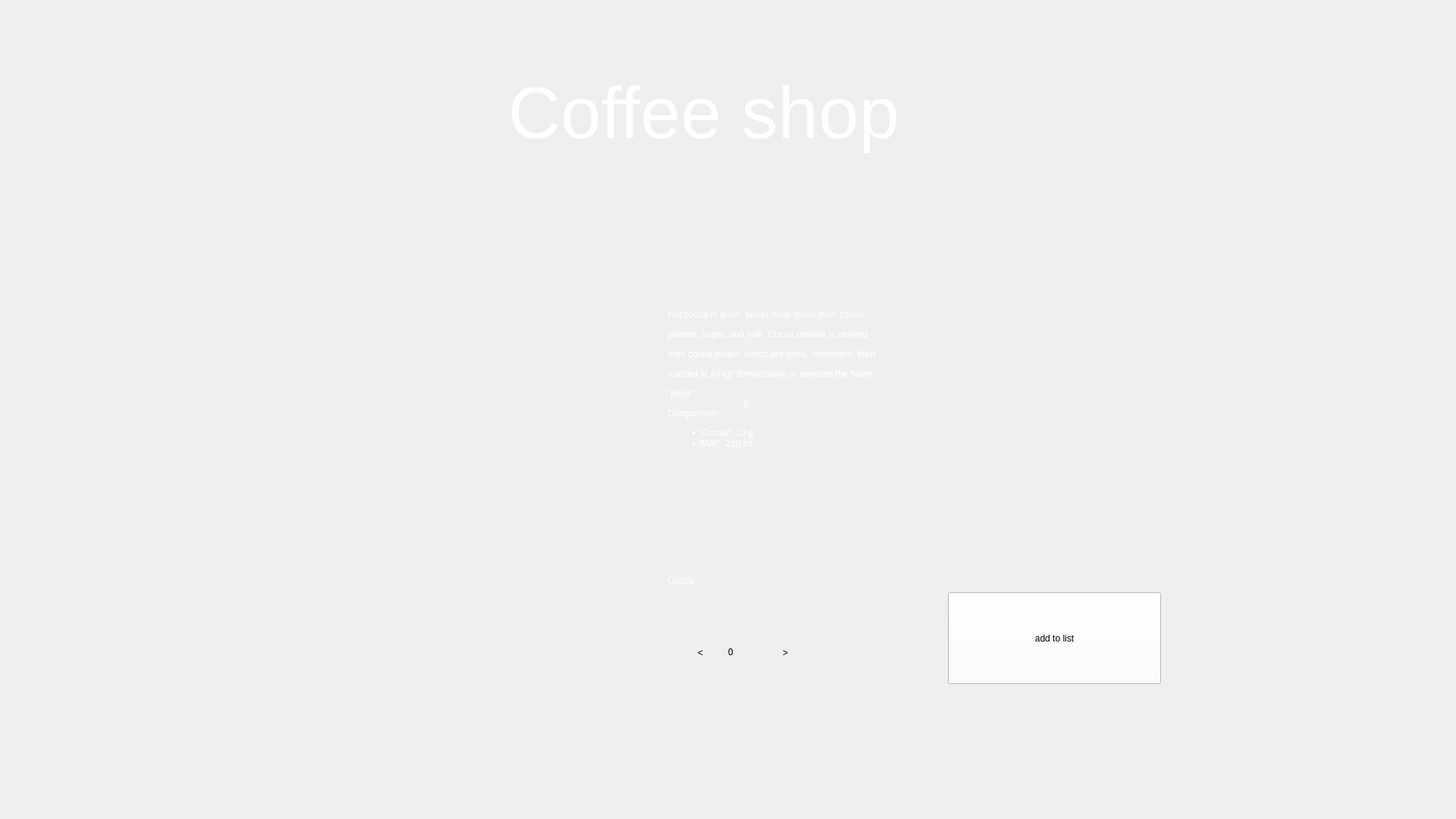
<?xml version="1.0" encoding="UTF-8"?>
<ui version="4.0">
 <class>CocoaForm</class>
 <widget class="QWidget" name="CocoaForm">
  <property name="geometry">
   <rect>
    <x>0</x>
    <y>0</y>
    <width>1920</width>
    <height>1080</height>
   </rect>
  </property>
  <property name="windowTitle">
   <string>Form</string>
  </property>
  <property name="styleSheet">
   <string notr="true"/>
  </property>
  <widget class="QLabel" name="Back">
   <property name="geometry">
    <rect>
     <x>0</x>
     <y>0</y>
     <width>1920</width>
     <height>1080</height>
    </rect>
   </property>
   <property name="styleSheet">
    <string notr="true">background-image: url(':/res/img/backgr.png');

background-repeat: no-repeat;
</string>
   </property>
   <property name="text">
    <string/>
   </property>
  </widget>
  <widget class="QLabel" name="label_2">
   <property name="geometry">
    <rect>
     <x>670</x>
     <y>80</y>
     <width>581</width>
     <height>141</height>
    </rect>
   </property>
   <property name="styleSheet">
    <string notr="true">position: absolute;
font: 700 26pt &quot;Segoe Script&quot;;
width: 328px;
height: 88px;
left: 796px;
top: 79px;
font-style: normal;
font-weight: 400;
font-size: 64px;
line-height: 88px;
color: #FFFFFF;
 border: none; 
outline: none;
background-position: center;
 background-repeat: no-repeat; 
background-color: transparent;</string>
   </property>
   <property name="text">
    <string>&lt;html&gt;&lt;head/&gt;&lt;body&gt;&lt;p&gt;&lt;span style=&quot; font-size:72pt;&quot;&gt;Coffee shop&lt;/span&gt;&lt;/p&gt;&lt;/body&gt;&lt;/html&gt;</string>
   </property>
  </widget>
  <widget class="QPushButton" name="Zerno">
   <property name="geometry">
    <rect>
     <x>89</x>
     <y>79</y>
     <width>130</width>
     <height>130</height>
    </rect>
   </property>
   <property name="styleSheet">
    <string notr="true">background-image: url(':/res/img/24.png');
background-position: center;
 background-repeat: no-repeat; 
background-color: transparent;
 border: none; 
outline: none;</string>
   </property>
   <property name="text">
    <string/>
   </property>
  </widget>
  <widget class="QLabel" name="label">
   <property name="geometry">
    <rect>
     <x>230</x>
     <y>310</y>
     <width>500</width>
     <height>591</height>
    </rect>
   </property>
   <property name="styleSheet">
    <string notr="true">background-image: url(':/res/img/Cocoa2.png');
background-position: center;
 background-repeat: no-repeat; </string>
   </property>
   <property name="text">
    <string/>
   </property>
  </widget>
  <widget class="QLabel" name="label_3">
   <property name="geometry">
    <rect>
     <x>880</x>
     <y>310</y>
     <width>711</width>
     <height>381</height>
    </rect>
   </property>
   <property name="styleSheet">
    <string notr="true">font: 700 18pt &quot;Segoe Script&quot;;
color: #FFFFFF;
</string>
   </property>
   <property name="text">
    <string>&lt;html&gt;&lt;head/&gt;&lt;body&gt;&lt;p&gt;Hot cocoa is a hot, sweet drink made from cocoa&lt;/p&gt;&lt;p&gt;powder, sugar, and milk. Cocoa powder is derived&lt;/p&gt;&lt;p&gt;from cocoa beans, which are dried, fermented, then&lt;/p&gt;&lt;p&gt;roasted at a high temperature to sweeten the flavor.&lt;/p&gt;&lt;p&gt;&amp;quot;price&amp;quot;: &lt;/p&gt;&lt;p&gt;Composition:&lt;/p&gt;&lt;ul style=&quot;margin-top: 0px; margin-bottom: 0px; margin-left: 0px; margin-right: 0px; -qt-list-indent: 1;&quot;&gt;&lt;li style=&quot; margin-top:12px; margin-bottom:0px; margin-left:0px; margin-right:0px; -qt-block-indent:0; text-indent:0px;&quot;&gt;&amp;quot;Cocoa&amp;quot;: 10 g.&lt;/li&gt;&lt;li style=&quot; margin-top:0px; margin-bottom:12px; margin-left:0px; margin-right:0px; -qt-block-indent:0; text-indent:0px;&quot;&gt;&amp;quot;Milk&amp;quot;: 210 ml.&lt;/li&gt;&lt;/ul&gt;&lt;/body&gt;&lt;/html&gt;</string>
   </property>
  </widget>
  <widget class="QPushButton" name="Buttmin">
   <property name="geometry">
    <rect>
     <x>884</x>
     <y>820</y>
     <width>79</width>
     <height>81</height>
    </rect>
   </property>
   <property name="styleSheet">
    <string notr="true">font: 700 18pt &quot;Segoe Script&quot;;
background-image: url(:/res/img/whites.png);

 border: none; 
outline: none;</string>
   </property>
   <property name="text">
    <string>&lt;</string>
   </property>
  </widget>
  <widget class="QPushButton" name="Buttpl">
   <property name="geometry">
    <rect>
     <x>995</x>
     <y>820</y>
     <width>81</width>
     <height>81</height>
    </rect>
   </property>
   <property name="styleSheet">
    <string notr="true">font: 700 18pt &quot;Segoe Script&quot;;
background-image: url(:/res/img/whites.png);

 border: none; 
outline: none;</string>
   </property>
   <property name="text">
    <string>&gt;</string>
   </property>
  </widget>
  <widget class="QLabel" name="numberqwert">
   <property name="geometry">
    <rect>
     <x>960</x>
     <y>820</y>
     <width>91</width>
     <height>81</height>
    </rect>
   </property>
   <property name="statusTip">
    <string/>
   </property>
   <property name="whatsThis">
    <string/>
   </property>
   <property name="layoutDirection">
    <enum>Qt::LeftToRight</enum>
   </property>
   <property name="styleSheet">
    <string notr="true">font: 700 18pt &quot;Segoe Script&quot;;
 border: none; 
outline: none;
background-image: url(:/res/img/whites.png);
text-align: center;</string>
   </property>
   <property name="lineWidth">
    <number>1</number>
   </property>
   <property name="text">
    <string>&lt;html&gt;&lt;head/&gt;&lt;body&gt;&lt;p&gt;0&lt;/p&gt;&lt;/body&gt;&lt;/html&gt;</string>
   </property>
  </widget>
  <widget class="QPushButton" name="pushButton">
   <property name="geometry">
    <rect>
     <x>1250</x>
     <y>781</y>
     <width>281</width>
     <height>121</height>
    </rect>
   </property>
   <property name="styleSheet">
    <string notr="true">font: 700 25pt &quot;Segoe Script&quot;;
background-color: rgb(255, 255, 255);
background-color: rgb(255, 255, 255);</string>
   </property>
   <property name="text">
    <string>add to list</string>
   </property>
  </widget>
  <widget class="QLabel" name="L1">
   <property name="geometry">
    <rect>
     <x>980</x>
     <y>523</y>
     <width>49</width>
     <height>20</height>
    </rect>
   </property>
   <property name="styleSheet">
    <string notr="true">font: 700 18pt &quot;Segoe Script&quot;;
color: #FFFFFF;</string>
   </property>
   <property name="text">
    <string>0</string>
   </property>
  </widget>
  <widget class="QLabel" name="Lab1">
   <property name="geometry">
    <rect>
     <x>880</x>
     <y>730</y>
     <width>251</width>
     <height>71</height>
    </rect>
   </property>
   <property name="styleSheet">
    <string notr="true">font: 700 27pt &quot;Segoe Script&quot;;
color: #FFFFFF;</string>
   </property>
   <property name="text">
    <string>Cocoa</string>
   </property>
  </widget>
  <zorder>Back</zorder>
  <zorder>Buttmin</zorder>
  <zorder>numberqwert</zorder>
  <zorder>label_2</zorder>
  <zorder>Zerno</zorder>
  <zorder>label</zorder>
  <zorder>label_3</zorder>
  <zorder>Buttpl</zorder>
  <zorder>pushButton</zorder>
  <zorder>L1</zorder>
  <zorder>Lab1</zorder>
 </widget>
 <resources/>
 <connections/>
</ui>
